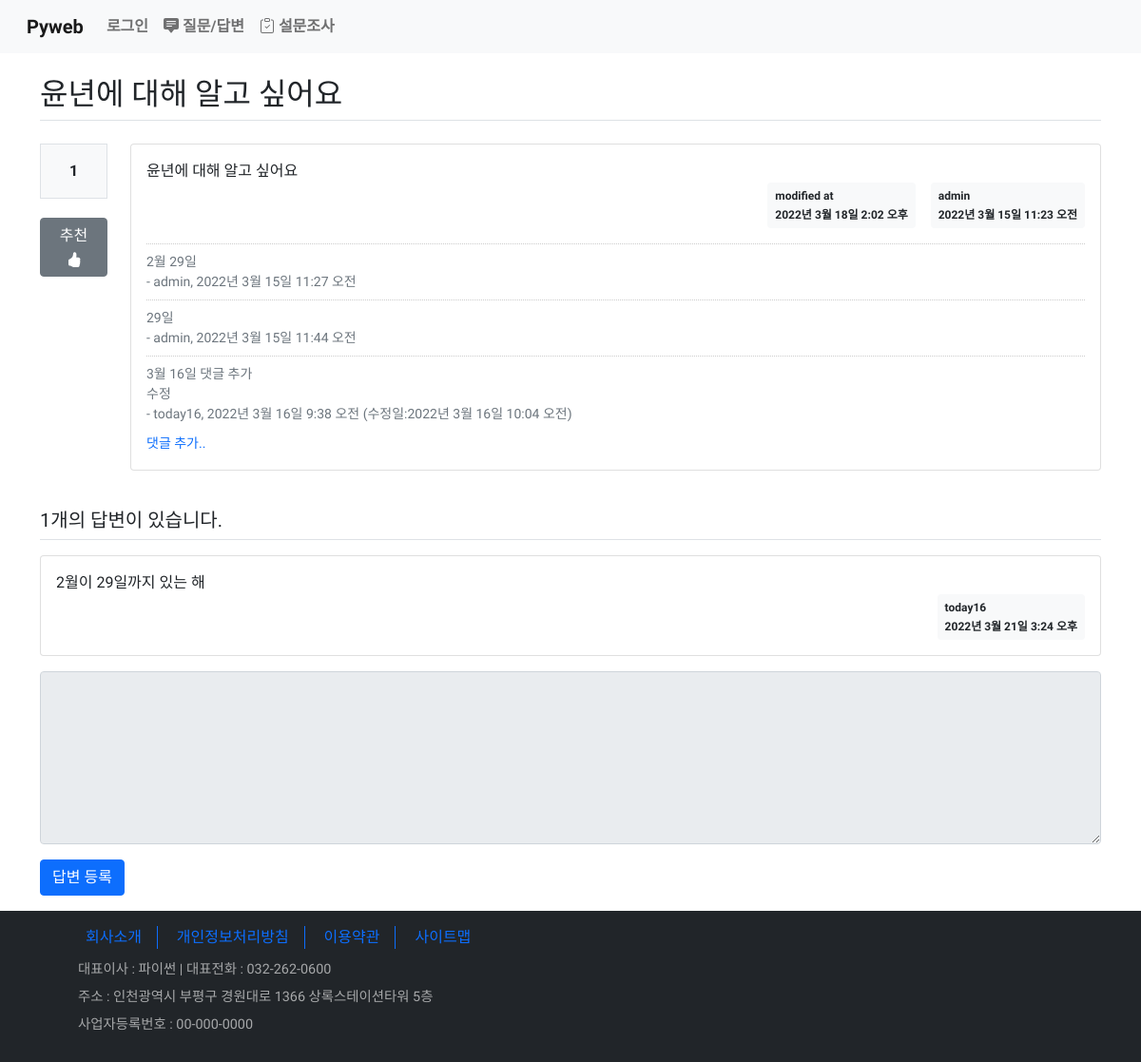
Page /board/30/ on the committed database.
### board/models.py (models this page shows, shortened)
class Question(models.Model):
    subject = models.CharField(max_length=200)
    content = models.TextField()
    create_date = models.DateTimeField()
    modify_date = models.DateTimeField(null=True, blank=True)  # null 허용, blank - 폼 데이터 null
    author = models.ForeignKey(User, on_delete=models.CASCADE, related_name='author_question')
    voter = models.ManyToManyField(User, related_name='voter_question')  # 추천수 - 다대다 관계

class Comment(models.Model):
    content = models.TextField()
    create_date = models.DateTimeField()
    modify_date = models.DateTimeField(null=True, blank=True)
    author = models.ForeignKey(User, on_delete=models.CASCADE)
    question = models.ForeignKey(Question, null=True, blank=True, on_delete=models.CASCADE)
    answer = models.ForeignKey(Answer, null=True, blank=True, on_delete=models.CASCADE)

class Answer(models.Model):
    content = models.TextField()
    create_date = models.DateTimeField()
    modify_date = models.DateTimeField(null=True, blank=True)
    question = models.ForeignKey(Question, on_delete=models.CASCADE)
    author = models.ForeignKey(User, on_delete=models.CASCADE)

### board/views/base_views.py (the view)
# urls.py: path('<int:question_id>/', base_views.detail, name='detail'),
def detail(request, question_id):
    question = get_object_or_404(Question, pk=question_id)  # url 경로 오류 처리
    context = {'question': question}
    return render(request, 'board/detail.html', context)

### templates/board/detail.html (shortened to what this page needs)
{% extends 'base.html' %}
{% block content %}
    <div class="container my-3">
        <h2 class="border-bottom py-2">{{ question.subject }}</h2>
        <div class="row">
            <div class="col-1">
                <div class="bg-light text-center border p-3 my-3 font-weight-bolder">
                    {{ question.voter.count }}
                </div>
                <a href="#" data-uri="{% url 'board:vote_question' question.id %}"
                   class="btn btn-secondary btn-block my-1 recommend">
                    추천
                </a>
            </div>
            <div class="col-11">
                <div class="card my-3">
                    <div class="card-body">
                        <div class="card-text" style="white-space:pre-line">{{ question.content }}</div>
                        <div class="d-flex justify-content-end">
                            {% if question.modify_date %}
                            <div class="badge badge-light p-2 mx-3 text-dark text-left">
                                <div class="mb-2">modified at</div>
                                <div>{{ question.modify_date }}</div>
                            </div>
                            {% endif %}
                            <div class="badge badge-light p-2 text-dark text-left">
                                <div class="mb-2">{{ question.author }}</div>
                                <div>{{ question.create_date }}</div>
                            </div>
                        </div>
                        <div class="mt-3">
                            {% for comment in question.comment_set.all %}
                            <div class="comment text-muted py-2 small">
                                <span style="white-space:pre-line;">{{ comment.content }}</span><br>
                                <span>- {{ comment.author }}, {{ comment.create_date }}
                                    {% if comment.modify_date %}
                                    (수정일:{{ comment.modify_date }})
                                    {% endif %}
                                </span>
                            </div>
                            {% endfor %}
                        </div>
                        <div>
                            <a href="{% url 'board:comment_create_question' question.id %}"
                               class="text-decoration-none small">댓글 추가..</a>
                        </div>
                    </div>
                </div>
            </div>
        </div>
        <h5 class="border-bottom my-3 py-2">
            {{ question.answer_set.count }}개의 답변이 있습니다.
        </h5>
        {% for answer in question.answer_set.all %}
        <div class="card my-3">
            <div class="card-body">
                <div class="card-text" style="white-space:pre-line">{{ answer.content }}</div>
                <div class="d-flex justify-content-end">
                    <div class="badge badge-light p-2 text-dark text-left">
                        <div class="mb-2">{{ answer.author }}</div>
                        <div>{{ answer.create_date }}</div>
                    </div>
                </div>
            </div>
        </div>
        {% endfor %}
        <form action="{% url 'board:answer_create' question.id %}" method="post">
            <div class="form-group">
                <textarea name="content" rows="7" class="form-control"
                          {% if not user.is_authenticated %}disabled{% endif %}></textarea>
            </div>
            <input type="submit" value="답변 등록" class="btn btn-primary">
        </form>
    </div>
{% endblock %}

### static/board/css/style.css (style rules this page uses)
* { font-family: 'Gowun Dodum', sans-serif; }
.comment { border-top: 1px dotted #ccc; }

### rows in the picture
Question: subject "윤년에 대해 알고 싶어요", voter.count "1", content "윤년에 대해 알고 싶어요", modify_date "2022년 3월 18일 2:02 오후", author "admin", create_date "2022년 3월 15일 11:23 오전", answer_set.count "1"
Comment: content "2월 29일", author "admin", create_date "2022년 3월 15일 11:27 오전"
Comment: content "29일", author "admin", create_date "2022년 3월 15일 11:44 오전"
Comment: content "3월 16일 댓글 추가 수정", author "today16", create_date "2022년 3월 16일 9:38 오전", modify_date "2022년 3월 16일 10:04 오전"
Answer: content "2월이 29일까지 있는 해", author "today16", create_date "2022년 3월 21일 3:24 오후"
